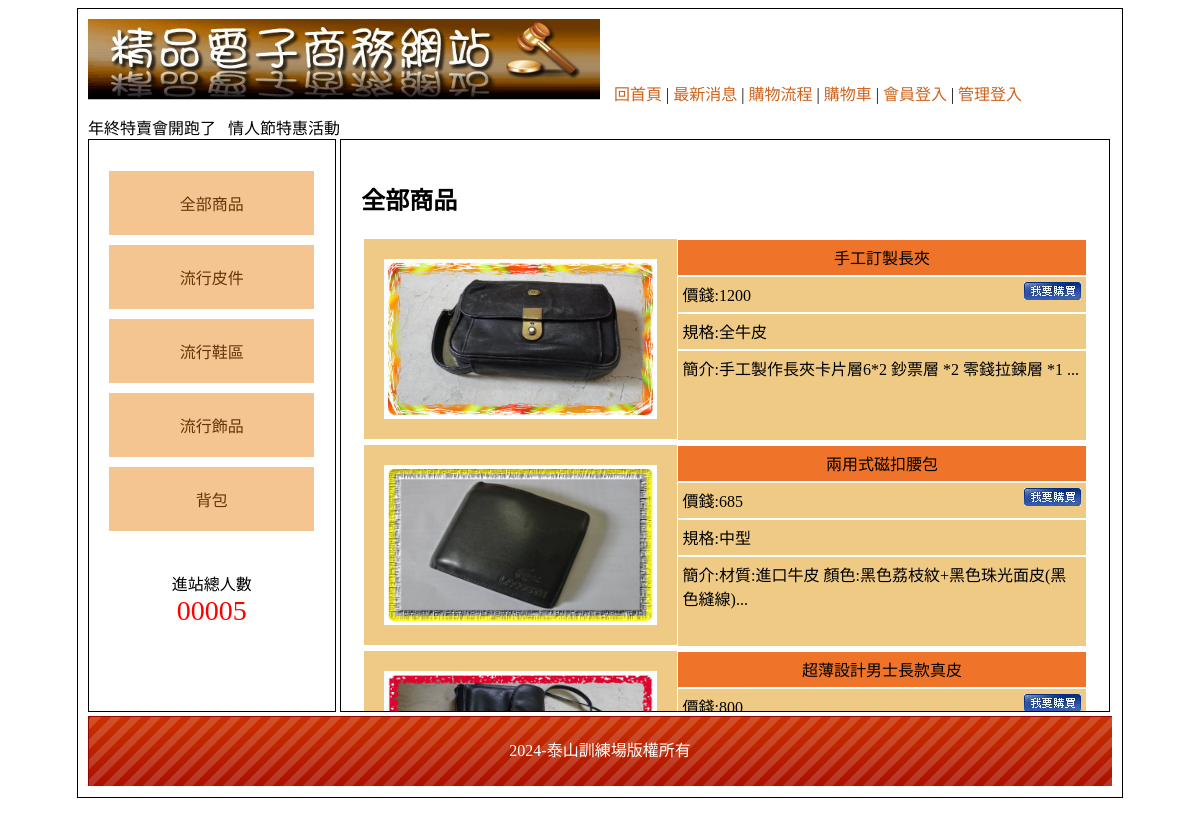
The page / on the database its author committed.
### tables this page shows
CREATE TABLE `types` (
  `id` int(10) UNSIGNED NOT NULL,
  `name` text NOT NULL,
  `big_id` int(10) NOT NULL
);

CREATE TABLE `goods` (
  `id` int(10) UNSIGNED NOT NULL,
  `no` text NOT NULL,
  `name` text NOT NULL,
  `price` int(10) UNSIGNED NOT NULL,
  `stock` int(10) UNSIGNED NOT NULL,
  `spec` text NOT NULL,
  `intro` text NOT NULL,
  `img` text NOT NULL,
  `big` int(10) UNSIGNED NOT NULL,
  `mid` int(10) UNSIGNED NOT NULL,
  `sh` int(1) UNSIGNED NOT NULL
);

CREATE TABLE `bottom` (
  `id` int(10) UNSIGNED NOT NULL,
  `bottom` text NOT NULL
);

### api/base.php (called while the page is built, shortened)
<?php
class DB
{
    protected $table;
    protected $dsn = "mysql:host=localhost;charset=utf8;dbname=db08";
    protected $pdo;
    public function __construct($table)
    {
        $this->table = $table;
        $this->pdo = new PDO($this->dsn, 'root', '');
    }
    public function all(...$arg)
    {
        $sql = "select * from  `$this->table`";
        if (isset($arg[0])) {
            if (is_array($arg[0])) {
                $tmp = $this->a2s($arg[0]);
                $sql .= " where " . join(" && ", $tmp);
            } else {
                $sql .= $arg[0];
            }
        }
        return $this->pdo->query($sql)->fetchAll(PDO::FETCH_ASSOC);
    }
    public function find($arg)
    {
        $sql = "select * from `$this->table` ";
        if (is_array($arg)) {
            $tmp = $this->a2s($arg);
            $sql .= " where " . join(" && ", $tmp);
        } else {
            $sql .= " where `id`='$arg'";
        }
        return $this->pdo->query($sql)->fetch(PDO::FETCH_ASSOC);
    }
    protected function a2s($array)
    {
        $tmp = [];
        foreach ($array as $key => $value) {
            $tmp[] = "`$key`='$value'";
        }
        return $tmp;
    }
}
$Bottom = new DB('bottom');
$Goods = new DB('goods');
$Type = new DB('types');

### index.php (the view, shortened to what this page needs)
<?php
include_once "./api/base.php";
?>
<!DOCTYPE html PUBLIC "-//W3C//DTD XHTML 1.0 Transitional//EN" "http://www.w3.org/TR/xhtml1/DTD/xhtml1-transitional.dtd">
<html xmlns="http://www.w3.org/1999/xhtml">
<head>
    <link href="./css/css.css" rel="stylesheet" type="text/css">
</head>
<body>
    <div id="main">
        <div id="top">
            <a href="?">
                <img src="./icon/0416.jpg" style="width:50%">
            </a>
            <div style=" padding:10px;display:inline-block">
                <a href="?">回首頁</a> |
                <a href="?do=news">最新消息</a> |
                <a href="?do=look">購物流程</a> |
                <a href="?do=buycart">購物車</a> |
                <?php
                if (isset($_SESSION['Mem'])) {
                    echo "<a href='./api/logout.php?user=mem'>登出</a> |";
                } else {
                    echo "<a href='?do=login'>會員登入</a> |";
                }
                ?>
                <?php
                if (isset($_SESSION['Admin'])) {
                    echo "<a href='admin.php'>返回管理</a>";
                } else {
                    echo "<a href='?do=admin'>管理登入</a>";
                }
                ?>
            </div>
            <marquee>
                年終特賣會開跑了 &nbsp; 情人節特惠活動
            </marquee>
        </div>
        <div id="left" class="ct">
            <div style="min-height:400px;">
                <div class="ww">
                    <a href="?type=0">全部商品</a>
                </div>
                <?php
                $bigs = $Type->all(['big_id' => 0]);
                foreach ($bigs as $big) {
                    echo "<div class='ww'>";
                    echo "<a href='?type={$big['id']}'>{$big['name']}</a>";
                    echo "</div>";
                }
                ?>
            </div>
            <span>
                <div>進站總人數</div>
                <div style="color:#f00; font-size:28px;"> 00005 </div>
            </span>
        </div>
        <div id="right">
            <?php
            $do = $_GET['do'] ?? 'main';
            $file = "front/$do.php";
            if (file_exists($file)) {
                include $file;
            } else {
                include 'front/main.php';
            }
            ?>
        </div>
        <div id="bottom" style="line-height:70px;background:url(icon/bot.png); color:#FFF;" class="ct">
            <?= $Bottom->find(1)['bottom']; ?></div>
    </div>
</body>
</html>

### front/main.php (shortened to what this page needs)
<?php
$type = $_GET['type'] ?? 0;
$nav = '全部商品';
if ($type == 0) {
    $rows = $Goods->all(['sh' => 1]);
}
?>
<h2><?= $nav; ?></h2>
<?php
foreach ($rows as $row) {
?>
    <div class="item pp">
        <div class="img pp">
            <a href='?do=intro&id=<?= $row['id']; ?>'>
                <img src="./images/<?= $row['img']; ?>" alt="">
            </a>
        </div>
        <div class="info">
            <div class='tt ct'><?= $row['name']; ?></div>
            <div class='pp'>
                價錢:<?= $row['price']; ?>
                <a href="?do=buycart&id=<?= $row['id']; ?>&qt=1">
                    <img src="./icon/0402.jpg" style="float:right">
                </a>
            </div>
            <div class='pp'>規格:<?= $row['spec']; ?></div>
            <div class='pp'>簡介:<?= mb_substr($row['intro'], 0, 30); ?>...</div>
        </div>
    </div>
<?php
}
?>

### css/css.css (style rules this page uses)
body { font-family:"微軟正黑體"; }
#main { width:1024px; padding:10px; margin:0px auto 10px auto; border:#000 solid 1px; min-height:768px; }
#top a { color:#CE631C; text-decoration:none; }
#left { display:inline-block; width:20%; padding:2%; height:530px; vertical-align:top; border:#000 1px solid; }
#left a { display:block; padding:20px 5px 20px 5px; text-decoration:none; background:#F4C591; margin:10px auto 10px auto; color:#65350A; }
.ct { text-align:center; }
#right { display:inline-block; width:71%; padding:2%; height:530px; border:#000 1px solid; overflow: auto; }
#bottom { height:70px; background:url(icon/bot.png); background-size:cover; }
.tt { background:#EF7429; }
.pp { background:#EFCA85; }
div.ww { position: relative; }

### front/main.php (style rules this page uses)
.item { display: flex; border: 2px solid white; }
.item .img { width: 40%; padding: 20px; border: 1px solid white; }
.item .info { width: 60%; }
.item .info div { padding: 5px; min-height: 25px; border-top: 2px solid white; }
.item div:nth-child(1) img { width: 100%; height: 160px; }

### rows shown on the page
types: name "流行皮件"
types: name "流行鞋區"
types: name "流行飾品"
types: name "背包"
goods: img (picture), name "手工訂製長夾", price "1200", spec "全牛皮", intro "手工製作長夾卡片層6*2 鈔票層 *2 零錢拉鍊層 *1"
goods: img (picture), name "兩用式磁扣腰包", price "685", spec "中型", intro "材質:進口牛皮 顏色:黑色荔枝紋+黑色珠光面皮(黑色縫線)"
goods: img (picture), name "超薄設計男士長款真皮", price "800"
bottom: bottom "2024-泰山訓練場版權所有"

### other values the page prints
$nav "全部商品"
